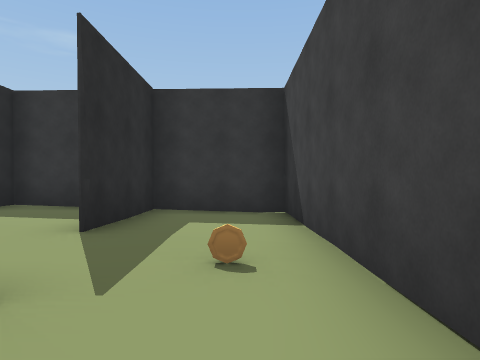
[1] (above)

24 first-person views from a walk through a scene from a Unity 3-D project. The camera is 1.3 m above the floor, looks level and sees 75° across. The floor is counted in squares, 2 m on a side. Each view is taken from the middle of a square. On the plan, view 1 faces up. The plan holds only what a view shows up to about 10 squares ahead; the rest is blank. The place goes on beyond the plan. The player is left out.

[2]
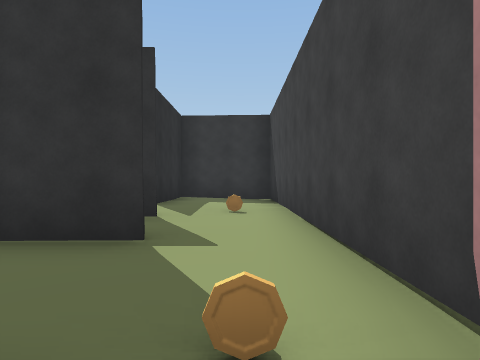

[3]
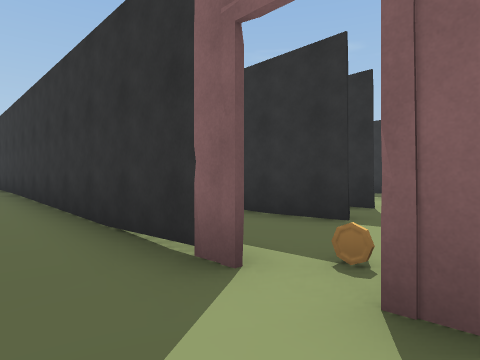

[4]
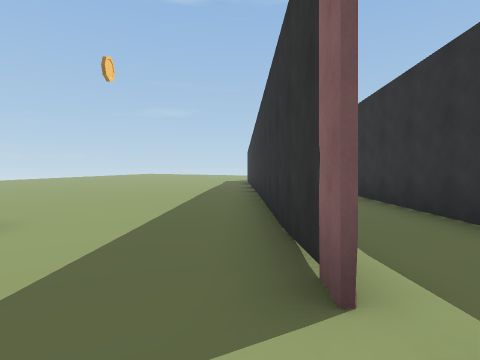

[5]
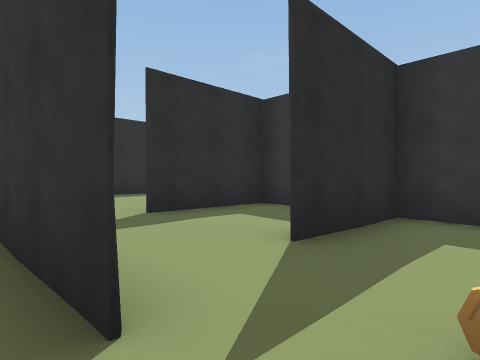

[6]
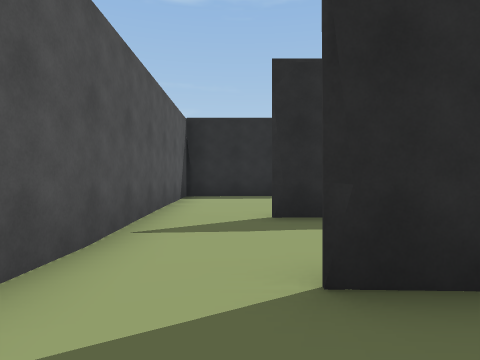

[7]
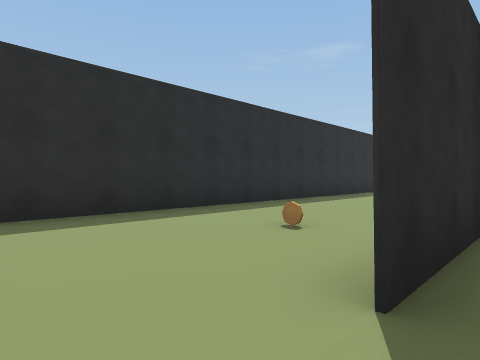

[8]
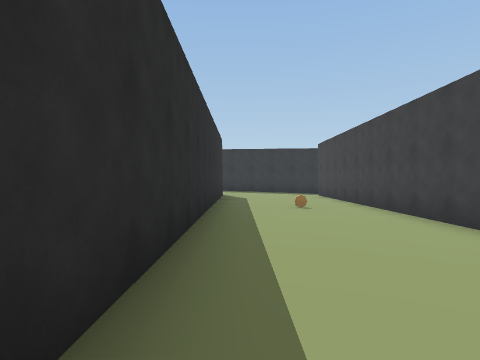

[9]
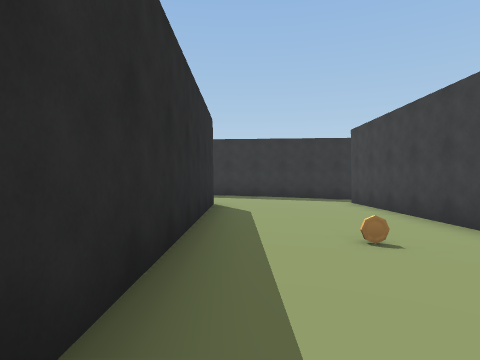

[10]
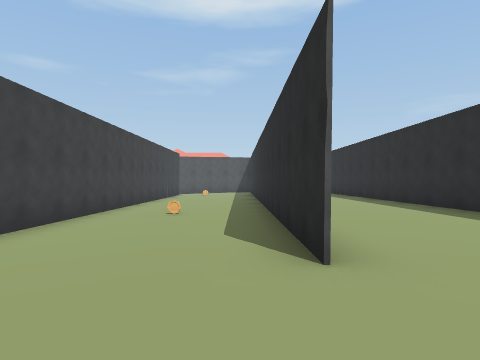

[11]
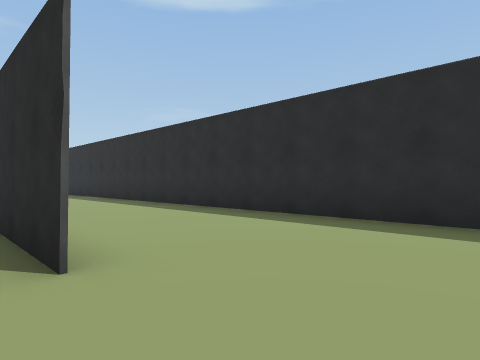

[12]
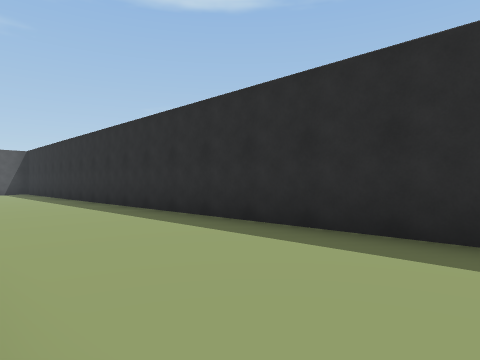

[13]
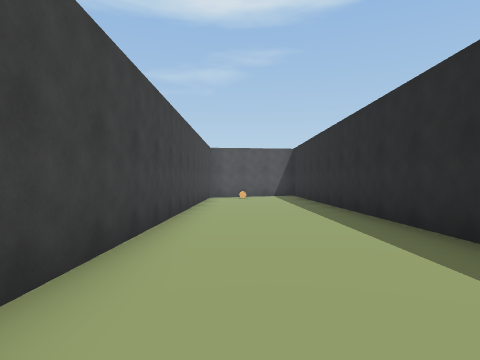

[14]
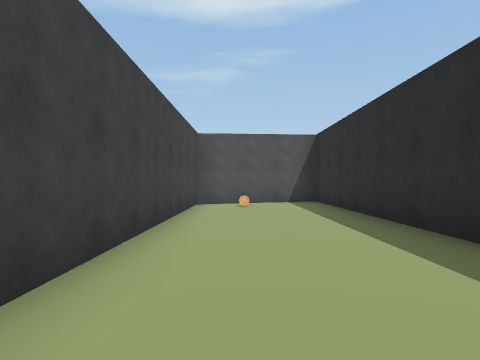

[15]
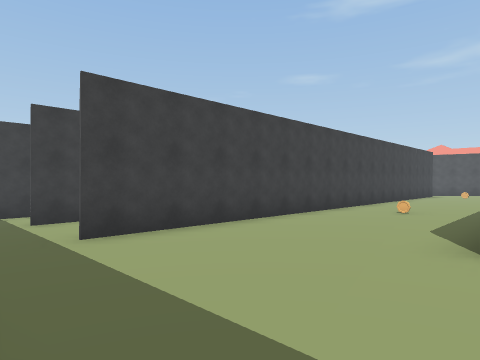

[16]
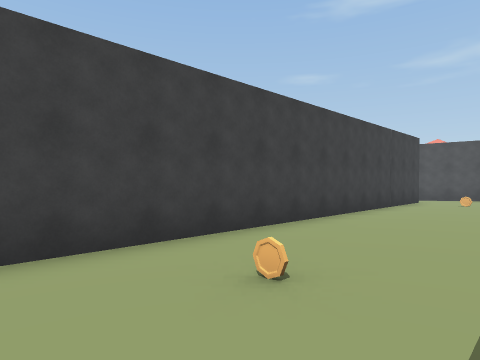

[17]
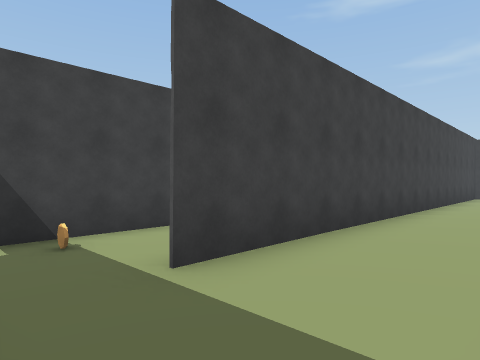

[18]
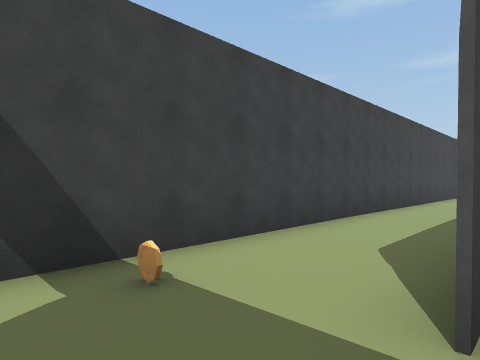

[19]
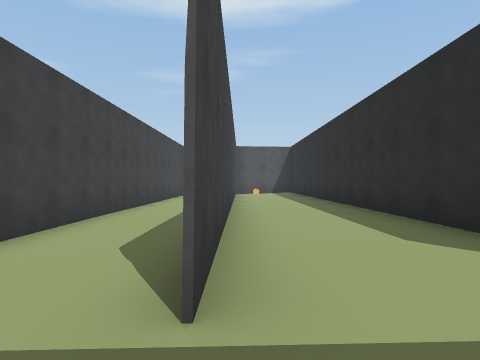

[20]
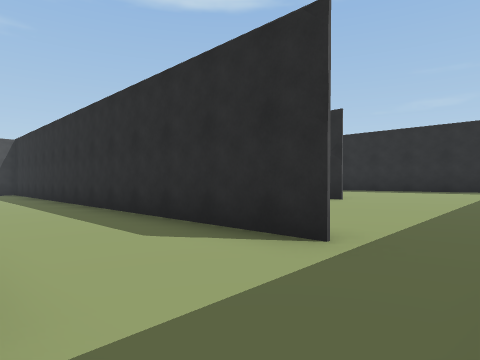

[21]
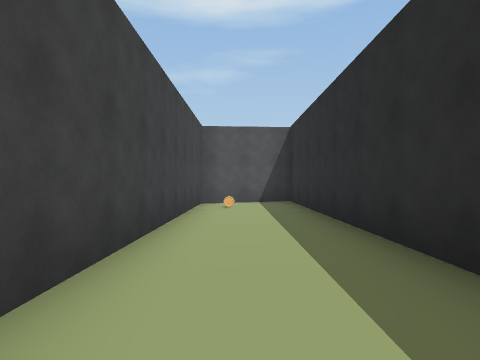

[22]
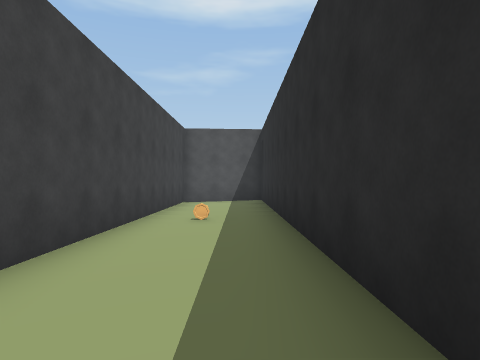

[23]
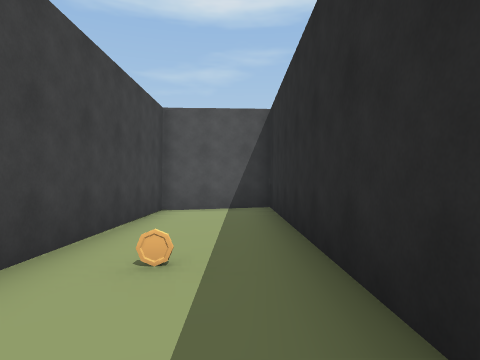

[24]
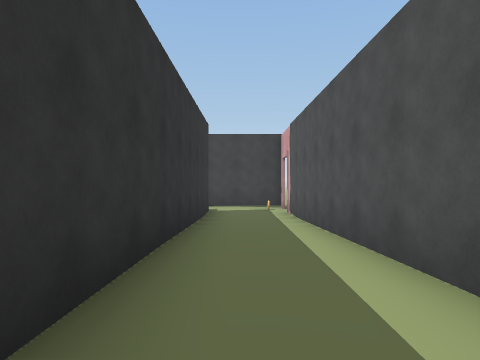

### Floor plan
Key: @ floor where view 1 was taken; # wall or solid block; . main floor; : floor 0.25 m higher than the main floor; - floor 0.25 m lower than the main floor; _ floor 0.5 m lower than the main floor; < floor 0.75 m lower than the main floor; O other object.
Columns run from 12 left of view 1 to 1 right of it. Each row starts with its distance up from view 1.
 22    ::....---_#
 21 #::::....---O#
 20 #::::..#.-#-_#
 19 #::::..#.-#-_#
 18 #::#:..#.-#-_#
 17 #::#...#.-#-_#
 16 #::#...#--#-_#
 15 #::#...#--#-_#
 14 #::#.O.#--#-_#
 13 #::#...#--#-_#
 12 #::#...#--#-_#
 11 #::#...#--#-O#
 10 #::#...#--#__#
  9 #:.#...#--#__#
  8 #:.#...#-O#__#
  7 #:.#...#--#__#
  6 #:.#...#######
  5 #..#..O#--#__#
  4 #..#..-#--#__#
  3 #.O#..-----__#
  2 #..#..---___O#
  1 ###########__#
  0    #########@#
 -1   ...---_____#
 -2    #########O#
 -3     ----___<<<
 -4    .---___<<<<
 -5    .---___<<
 -6    ---____<

Where each view was taken, in squares from view 1:
view 1: 0 up, 0 right, facing up
view 2: 3 down, 0 right, facing up
view 3: 4 down, 1 right, facing up-left
view 4: 3 down, 1 right, facing left
view 5: 1 up, 0 right, facing up-left
view 6: 3 up, 0 right, facing left
view 7: 2 up, 4 left, facing up-left
view 8: 7 up, 8 left, facing up
view 9: 11 up, 8 left, facing up
view 10: 21 up, 8 left, facing down
view 11: 21 up, 8 left, facing down-left
view 12: 19 up, 9 left, facing down-left
view 13: 15 up, 10 left, facing down
view 14: 11 up, 10 left, facing down
view 15: 22 up, 9 left, facing down-right
view 16: 16 up, 8 left, facing down-right
view 17: 22 up, 4 left, facing down-right
view 18: 22 up, 2 left, facing down-right
view 19: 22 up, 2 left, facing down
view 20: 22 up, 2 left, facing down-left
view 21: 16 up, 3 left, facing down
view 22: 17 up, 1 left, facing down
view 23: 14 up, 1 left, facing down
view 24: 1 down, 10 left, facing right
